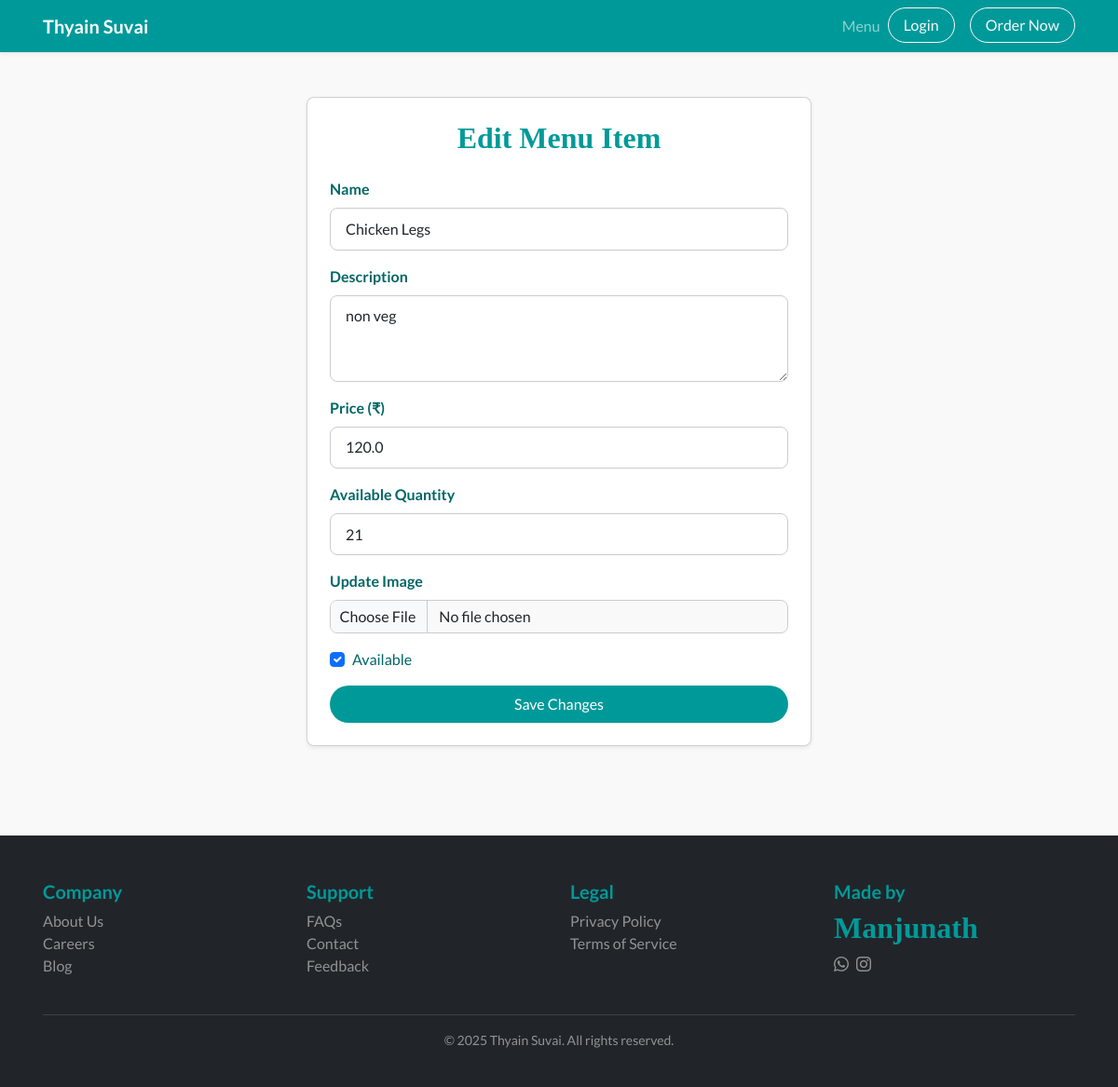
Page /edit_menu/9 on the earlier database version.
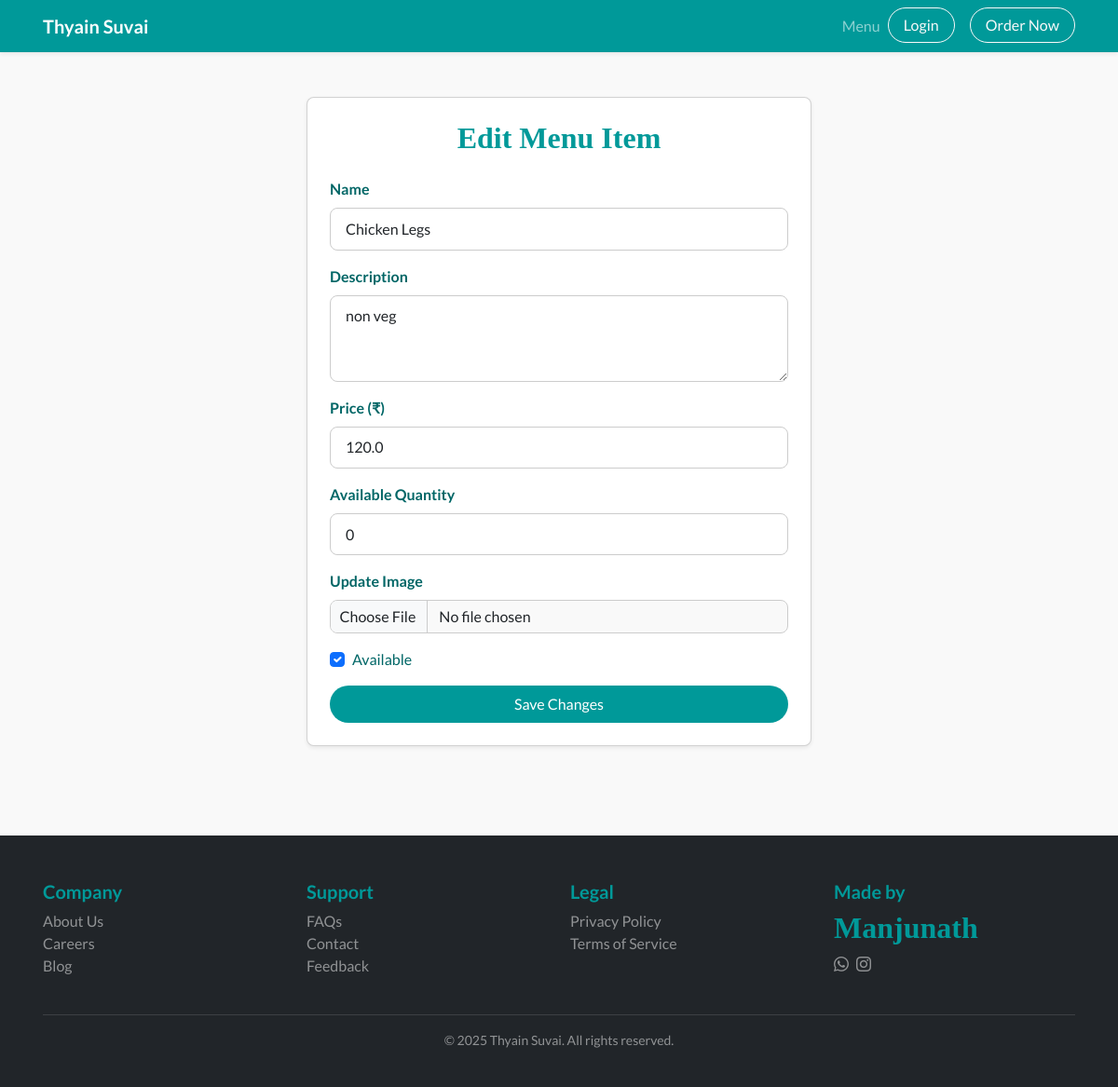
Same page on the later database version.
### models.py (models this page shows)
class MenuItem(db.Model):
    id = db.Column(db.Integer, primary_key=True)
    name = db.Column(db.String(100), nullable=False)
    description = db.Column(db.String(255))
    price = db.Column(db.Float, nullable=False)
    quantity_available = db.Column(db.Integer, nullable=False)  # quantity available in stock
    is_available = db.Column(db.Boolean, default=True)
    image = db.Column(db.String(100))  # stores image filename

### app.py (the view, shortened to what this page needs)
@app.route('/edit_menu/<int:menu_id>', methods=['GET', 'POST'])
def edit_menu(menu_id):
    menu = MenuItem.query.get_or_404(menu_id)
    return render_template('edit_menu.html', menu=menu)

### templates/edit_menu.html (shortened to what this page needs)
{% extends 'base.html' %}
{% block extra_css %}
<link rel="stylesheet" href="{{ url_for('static', filename='css/edit_menu.css') }}">
{% endblock %}
{% block content %}
<div class="container py-5">
  <div class="row justify-content-center">
    <div class="col-lg-6">
      <div class="card shadow-sm p-4">
        <h4 class="mb-4 text-center">Edit Menu Item</h4>
        <form method="POST" enctype="multipart/form-data">
          <div class="mb-3">
            <label for="name" class="form-label">Name</label>
            <input type="text" class="form-control" id="name" name="name" value="{{ menu.name }}" required>
          </div>
          <div class="mb-3">
            <label for="description" class="form-label">Description</label>
            <textarea class="form-control" id="description" name="description" rows="3" required>{{ menu.description }}</textarea>
          </div>
          <div class="mb-3">
            <label for="price" class="form-label">Price (₹)</label>
            <input type="number" class="form-control" id="price" name="price" step="0.01" value="{{ menu.price }}" required>
          </div>
          <div class="mb-3">
            <label for="quantity_available" class="form-label">Available Quantity</label>
            <input type="number" class="form-control" id="quantity_available" name="quantity_available" min="0" value="{{ menu.quantity_available }}" required>
          </div>
          <div class="mb-3">
            <label for="image" class="form-label">Update Image</label>
            <input type="file" class="form-control" id="image" name="image" accept="image/*">
          </div>
          <div class="form-check mb-3">
            <input class="form-check-input" type="checkbox" id="is_available" name="is_available" {% if menu.is_available %}checked{% endif %}>
            <label class="form-check-label" for="is_available">Available</label>
          </div>
          <button type="submit" class="btn btn-teal rounded-pill w-100">Save Changes</button>
        </form>
      </div>
    </div>
  </div>
</div>
{% endblock %}

### templates/base.html (shortened to what this page needs)
<!DOCTYPE html>
<html lang="en">
<head>
  <link href="https://cdn.jsdelivr.net/npm/bootstrap@5.3.0/dist/css/bootstrap.min.css" rel="stylesheet">
  <link href="https://cdn.jsdelivr.net/npm/bootstrap-icons@1.10.5/font/bootstrap-icons.css" rel="stylesheet">
  <link rel="stylesheet" href="{{ url_for('static', filename='css/base.css') }}">
  {% block extra_css %}{% endblock %}
</head>
<body style="font-family: 'Lato', sans-serif;">
  <nav class="navbar navbar-expand-lg navbar-dark bg-teal sticky-top shadow-sm">
    <div class="container">
      <a class="navbar-brand fw-bold" href="{{ url_for('index') }}">Thyain Suvai</a>
      <div class="collapse navbar-collapse" id="navbarNav">
        <ul class="navbar-nav ms-auto mb-2 mb-lg-0">
          <li class="nav-item"><a class="nav-link" href="{{ url_for('browse_menu') }}">Menu</a></li>
          {% if session.get('user_type') == 'customer' %}
            <li class="nav-item"><a class="nav-link" href="{{ url_for('customer_dashboard') }}">Dashboard</a></li>
            <li class="nav-item"><a class="nav-link" href="{{ url_for('view_cart') }}">  <svg xmlns="http://www.w3.org/2000/svg" width="16" height="16" fill="currentColor" class="bi bi-cart" viewBox="0 0 16 16">
              <path d="M0 1.5A.5.5 0 0 1 .5 1H2a.5.5 0 0 1 .485.379L2.89 3H14.5a.5.5 0 0 1 .491.592l-1.5 8A.5.5 0 0 1 13 12H4a.5.5 0 0 1-.491-.408L2.01 3.607 1.61 2H.5a.5.5 0 0 1-.5-.5M3.102 4l1.313 7h8.17l1.313-7zM5 12a2 2 0 1 0 0 4 2 2 0 0 0 0-4m7 0a2 2 0 1 0 0 4 2 2 0 0 0 0-4m-7 1a1 1 0 1 1 0 2 1 1 0 0 1 0-2m7 0a1 1 0 1 1 0 2 1 1 0 0 1 0-2"/>
            </svg> View Cart</a></li>
            <li class="nav-item"><a class="nav-link" href="{{ url_for('past_orders') }}">Past Orders</a></li>
            <li class="nav-item"><a class="nav-link" href="{{ url_for('manage_address') }}">Address</a></li>
            <li class="nav-item"><a class="nav-link" href="{{ url_for('logout') }}">Logout</a></li>
          {% elif session.get('user_type') == 'admin' %}
            <li class="nav-item"><a class="nav-link" href="{{ url_for('admin_dashboard') }}">Admin</a></li>
            <li class="nav-item"><a class="nav-link" href="{{ url_for('logout') }}">Logout</a></li>
          {% else %}
            <li class="nav-item"><a class="btn btn-outline-light rounded-pill px-3" href="{{ url_for('login') }}">Login</a></li>
          {% endif %}
          <li class="nav-item ms-lg-3">
            <a class="btn btn-outline-light rounded-pill px-3" href="{% if session.get('user_type') == 'customer' %}{{ url_for('browse_menu') }}{% else %}{{ url_for('login') }}{% endif %}">Order Now</a>
          </li>
        </ul>
      </div>
    </div>
  </nav>
  <main>{% block content %}{% endblock %}</main>
  <footer class="mt-5 bg-dark text-white pt-5 pb-4">
    <div class="container">
      <div class="row">
        <div class="col-md-3">
          <h5>Company</h5>
          <ul class="list-unstyled">
            <li><a href="#" class="text-white-50">About Us</a></li>
            <li><a href="#" class="text-white-50">Careers</a></li>
            <li><a href="#" class="text-white-50">Blog</a></li>
          </ul>
        </div>
        <div class="col-md-3">
          <h5>Support</h5>
          <ul class="list-unstyled">
            <li><a href="https://wa.me/7550287408" class="text-white-50">FAQs</a></li>
            <li><a href="https://wa.me/7550287408" class="text-white-50">Contact</a></li>
            <li><a href="https://wa.me/7550287408" class="text-white-50">Feedback</a></li>
          </ul>
        </div>
        <div class="col-md-3">
          <h5>Legal</h5>
          <ul class="list-unstyled">
            <li><a href="#" class="text-white-50">Privacy Policy</a></li>
            <li><a href="#" class="text-white-50">Terms of Service</a></li>
          </ul>
        </div>
        <div class="col-md-3">
          <h5>Made by</h5>
          <h4>Manjunath</h4>
          <div class="d-flex gap-2">
            <a href="https://wa.me/8500667746" class="text-white-50"><i class="bi bi-whatsapp"></i></a>
            <a href="https://www.instagram.com/mani_manjunath_v/" class="text-white-50"><i class="bi bi-instagram"></i></a>
          </div>
        </div>
      </div>
      <hr class="text-white-50 mt-4">
      <p class="text-center text-white-50 small">&copy; 2025 Thyain Suvai. All rights reserved.</p>
    </div>
  </footer>
</body>
</html>

### static/css/base.css (style rules this page uses)
body { font-family: 'Lato', 'Roboto', sans-serif; background-color: #ffffff; color: #333333; margin: 0; padding: 0; scroll-behavior: smooth; }
a { text-decoration: none; color: inherit; }
.btn-teal { background-color: #009999; color: #ffffff; border-radius: 50px; padding: 0.5rem 1.2rem; border: none; font-weight: 500; transition: background-color 0.3s ease; }
.container { max-width: 1140px; margin: auto; padding: 0 1rem; }
.text-center { text-align: center; }
h1, h2, h3, h4, h5 { font-weight: 700; color: #009999; }
input, textarea, select, button { font-family: inherit; font-size: 1rem; }
input[type="text"], input[type="email"], input[type="number"], input[type="password"], textarea, select { border: 1px solid #ccc; border-radius: 8px; padding: 0.5rem 0.75rem; width: 100%; box-sizing: border-box; }
.navbar.bg-teal { background-color: #009999; }
footer { background-color: #006666; color: #ffffff; padding: 2rem 0; margin-top: 3rem; }
footer a { color: #ffffff; text-decoration: none; }

### static/css/edit_menu.css (style rules this page uses)
:root { --primary-teal: #009999; --accent-orange: #F7931E; --dark-teal: #006666; --text-dark: #333333; --bg-light: #f9f9f9; --white: #ffffff; --radius-pill: 50px; --radius-card: 8px; --shadow: 0 4px 12px rgba(0, 0, 0, 0.08); }
body { font-family: 'Lato', sans-serif; color: var(--text-dark); background-color: var(--bg-light); }
.card { border-radius: var(--radius-card); box-shadow: var(--shadow); background-color: var(--white); padding: 1.5rem; }
h4 { font-family: 'Cormorant Garamond', serif; font-size: 2rem; font-weight: 700; color: var(--primary-teal); }
label.form-label { font-weight: 600; color: var(--dark-teal); }
input.form-control, textarea.form-control { border-radius: var(--radius-card); border: 1px solid #ccc; padding: 0.6rem 1rem; }
input[type="file"] { padding: 0.3rem 0.6rem; background-color: var(--bg-light); border: 1px solid #ccc; border-radius: var(--radius-card); }
.btn-teal { background-color: var(--primary-teal); color: var(--white); border: none; transition: background-color 0.3s ease, box-shadow 0.3s ease; }
.form-check-label { color: var(--dark-teal); font-weight: 500; }

Differences in the rows shown:
changed MenuItem "Chicken Legs": quantity_available "21" → "0"
